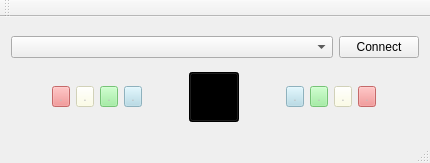
<?xml version="1.0" encoding="UTF-8"?>
<ui version="4.0">
 <class>MainWindow</class>
 <widget class="QMainWindow" name="MainWindow">
  <property name="geometry">
   <rect>
    <x>0</x>
    <y>0</y>
    <width>430</width>
    <height>163</height>
   </rect>
  </property>
  <property name="maximumSize">
   <size>
    <width>476</width>
    <height>165</height>
   </size>
  </property>
  <property name="windowTitle">
   <string>MainWindow</string>
  </property>
  <property name="styleSheet">
   <string notr="true"/>
  </property>
  <widget class="QWidget" name="centralWidget">
   <layout class="QVBoxLayout" name="verticalLayout">
    <item>
     <layout class="QHBoxLayout" name="horizontalLayout_3">
      <item>
       <widget class="QComboBox" name="comboBoxPortList">
        <property name="sizePolicy">
         <sizepolicy hsizetype="Expanding" vsizetype="Fixed">
          <horstretch>0</horstretch>
          <verstretch>0</verstretch>
         </sizepolicy>
        </property>
       </widget>
      </item>
      <item>
       <widget class="QPushButton" name="pushButton">
        <property name="sizePolicy">
         <sizepolicy hsizetype="Minimum" vsizetype="Fixed">
          <horstretch>0</horstretch>
          <verstretch>0</verstretch>
         </sizepolicy>
        </property>
        <property name="text">
         <string>Connect</string>
        </property>
        <property name="checkable">
         <bool>true</bool>
        </property>
        <property name="checked">
         <bool>false</bool>
        </property>
       </widget>
      </item>
     </layout>
    </item>
    <item>
     <layout class="QHBoxLayout" name="horizontalLayout_4">
      <item>
       <layout class="QHBoxLayout" name="horizontalLayout">
        <item>
         <widget class="QToolButton" name="lr">
          <property name="enabled">
           <bool>false</bool>
          </property>
          <property name="styleSheet">
           <string notr="true">QToolButton { background-color: lightcoral; }</string>
          </property>
          <property name="text">
           <string>.</string>
          </property>
          <property name="checkable">
           <bool>true</bool>
          </property>
          <property name="checked">
           <bool>false</bool>
          </property>
         </widget>
        </item>
        <item>
         <widget class="QToolButton" name="ly">
          <property name="enabled">
           <bool>false</bool>
          </property>
          <property name="styleSheet">
           <string notr="true">QToolButton { background-color: lightyellow; }</string>
          </property>
          <property name="text">
           <string>.</string>
          </property>
          <property name="checkable">
           <bool>true</bool>
          </property>
          <property name="checked">
           <bool>false</bool>
          </property>
         </widget>
        </item>
        <item>
         <widget class="QToolButton" name="lg">
          <property name="enabled">
           <bool>false</bool>
          </property>
          <property name="styleSheet">
           <string notr="true">QToolButton { background-color: lightgreen; }</string>
          </property>
          <property name="text">
           <string>.</string>
          </property>
          <property name="checkable">
           <bool>true</bool>
          </property>
          <property name="checked">
           <bool>false</bool>
          </property>
         </widget>
        </item>
        <item>
         <widget class="QToolButton" name="lb">
          <property name="enabled">
           <bool>false</bool>
          </property>
          <property name="styleSheet">
           <string notr="true">QToolButton { background-color: lightblue; }</string>
          </property>
          <property name="text">
           <string>.</string>
          </property>
          <property name="checkable">
           <bool>true</bool>
          </property>
          <property name="checked">
           <bool>false</bool>
          </property>
         </widget>
        </item>
       </layout>
      </item>
      <item>
       <widget class="QToolButton" name="reset">
        <property name="enabled">
         <bool>false</bool>
        </property>
        <property name="sizePolicy">
         <sizepolicy hsizetype="Fixed" vsizetype="Fixed">
          <horstretch>50</horstretch>
          <verstretch>50</verstretch>
         </sizepolicy>
        </property>
        <property name="minimumSize">
         <size>
          <width>50</width>
          <height>50</height>
         </size>
        </property>
        <property name="styleSheet">
         <string notr="true">QToolButton { background-color: black; }</string>
        </property>
        <property name="text">
         <string/>
        </property>
       </widget>
      </item>
      <item>
       <layout class="QHBoxLayout" name="horizontalLayout_2">
        <item>
         <widget class="QToolButton" name="rb">
          <property name="enabled">
           <bool>false</bool>
          </property>
          <property name="styleSheet">
           <string notr="true">QToolButton { background-color: lightblue; }</string>
          </property>
          <property name="text">
           <string>.</string>
          </property>
          <property name="checkable">
           <bool>true</bool>
          </property>
          <property name="checked">
           <bool>false</bool>
          </property>
         </widget>
        </item>
        <item>
         <widget class="QToolButton" name="rg">
          <property name="enabled">
           <bool>false</bool>
          </property>
          <property name="styleSheet">
           <string notr="true">QToolButton { background-color: lightgreen; }</string>
          </property>
          <property name="text">
           <string>.</string>
          </property>
          <property name="checkable">
           <bool>true</bool>
          </property>
          <property name="checked">
           <bool>false</bool>
          </property>
         </widget>
        </item>
        <item>
         <widget class="QToolButton" name="ry">
          <property name="enabled">
           <bool>false</bool>
          </property>
          <property name="styleSheet">
           <string notr="true">QToolButton { background-color: lightyellow; }</string>
          </property>
          <property name="text">
           <string>.</string>
          </property>
          <property name="checkable">
           <bool>true</bool>
          </property>
          <property name="checked">
           <bool>false</bool>
          </property>
         </widget>
        </item>
        <item>
         <widget class="QToolButton" name="rr">
          <property name="enabled">
           <bool>false</bool>
          </property>
          <property name="styleSheet">
           <string notr="true">QToolButton { background-color: lightcoral; }</string>
          </property>
          <property name="text">
           <string>.</string>
          </property>
          <property name="checkable">
           <bool>true</bool>
          </property>
          <property name="checked">
           <bool>false</bool>
          </property>
         </widget>
        </item>
       </layout>
      </item>
     </layout>
    </item>
   </layout>
  </widget>
  <widget class="QMenuBar" name="menuBar">
   <property name="geometry">
    <rect>
     <x>0</x>
     <y>0</y>
     <width>430</width>
     <height>28</height>
    </rect>
   </property>
  </widget>
  <widget class="QToolBar" name="mainToolBar">
   <attribute name="toolBarArea">
    <enum>TopToolBarArea</enum>
   </attribute>
   <attribute name="toolBarBreak">
    <bool>false</bool>
   </attribute>
  </widget>
  <widget class="QStatusBar" name="statusBar"/>
 </widget>
 <layoutdefault spacing="6" margin="11"/>
 <resources/>
 <connections/>
</ui>
